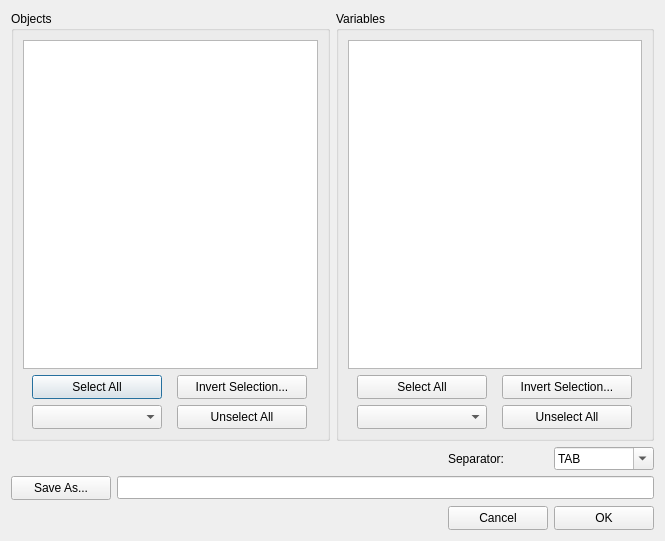
<?xml version="1.0" encoding="UTF-8"?>
<ui version="4.0">
 <class>ExportTableDialog</class>
 <widget class="QDialog" name="ExportTableDialog">
  <property name="geometry">
   <rect>
    <x>0</x>
    <y>0</y>
    <width>665</width>
    <height>541</height>
   </rect>
  </property>
  <property name="minimumSize">
   <size>
    <width>665</width>
    <height>400</height>
   </size>
  </property>
  <property name="windowTitle">
   <string>Export Table...</string>
  </property>
  <layout class="QGridLayout" name="gridLayout_7">
   <item row="0" column="0" colspan="4">
    <layout class="QGridLayout" name="gridLayout">
     <item row="0" column="0">
      <widget class="QGroupBox" name="groupBox_2">
       <property name="sizePolicy">
        <sizepolicy hsizetype="Preferred" vsizetype="Preferred">
         <horstretch>0</horstretch>
         <verstretch>0</verstretch>
        </sizepolicy>
       </property>
       <property name="minimumSize">
        <size>
         <width>280</width>
         <height>250</height>
        </size>
       </property>
       <property name="title">
        <string>Objects</string>
       </property>
       <layout class="QGridLayout" name="gridLayout_4">
        <item row="0" column="0">
         <widget class="QListView" name="listView_1">
          <property name="editTriggers">
           <set>QAbstractItemView::NoEditTriggers</set>
          </property>
          <property name="selectionMode">
           <enum>QAbstractItemView::MultiSelection</enum>
          </property>
         </widget>
        </item>
        <item row="1" column="0">
         <layout class="QGridLayout" name="gridLayout_3">
          <item row="0" column="0">
           <widget class="QPushButton" name="objselectAllButton">
            <property name="minimumSize">
             <size>
              <width>130</width>
              <height>24</height>
             </size>
            </property>
            <property name="maximumSize">
             <size>
              <width>130</width>
              <height>24</height>
             </size>
            </property>
            <property name="text">
             <string>Select All</string>
            </property>
           </widget>
          </item>
          <item row="0" column="1">
           <widget class="QPushButton" name="objinvertselectionButton">
            <property name="minimumSize">
             <size>
              <width>130</width>
              <height>24</height>
             </size>
            </property>
            <property name="maximumSize">
             <size>
              <width>130</width>
              <height>24</height>
             </size>
            </property>
            <property name="text">
             <string>Invert Selection...</string>
            </property>
           </widget>
          </item>
          <item row="1" column="0">
           <widget class="QComboBox" name="objSelectByLabel">
            <property name="minimumSize">
             <size>
              <width>130</width>
              <height>24</height>
             </size>
            </property>
            <property name="maximumSize">
             <size>
              <width>130</width>
              <height>24</height>
             </size>
            </property>
           </widget>
          </item>
          <item row="1" column="1">
           <widget class="QPushButton" name="objunselectAllButton">
            <property name="minimumSize">
             <size>
              <width>130</width>
              <height>24</height>
             </size>
            </property>
            <property name="maximumSize">
             <size>
              <width>130</width>
              <height>24</height>
             </size>
            </property>
            <property name="text">
             <string>Unselect All</string>
            </property>
           </widget>
          </item>
         </layout>
        </item>
       </layout>
      </widget>
     </item>
     <item row="0" column="1">
      <widget class="QGroupBox" name="groupBox_3">
       <property name="minimumSize">
        <size>
         <width>280</width>
         <height>250</height>
        </size>
       </property>
       <property name="title">
        <string>Variables</string>
       </property>
       <layout class="QGridLayout" name="gridLayout_6">
        <item row="0" column="0">
         <widget class="QListView" name="listView_2">
          <property name="editTriggers">
           <set>QAbstractItemView::NoEditTriggers</set>
          </property>
          <property name="selectionMode">
           <enum>QAbstractItemView::MultiSelection</enum>
          </property>
         </widget>
        </item>
        <item row="1" column="0">
         <layout class="QGridLayout" name="gridLayout_5">
          <item row="0" column="0">
           <widget class="QPushButton" name="varselectAllButton">
            <property name="minimumSize">
             <size>
              <width>130</width>
              <height>24</height>
             </size>
            </property>
            <property name="maximumSize">
             <size>
              <width>130</width>
              <height>24</height>
             </size>
            </property>
            <property name="text">
             <string>Select All</string>
            </property>
           </widget>
          </item>
          <item row="0" column="1">
           <widget class="QPushButton" name="varinvertselectionButton">
            <property name="minimumSize">
             <size>
              <width>130</width>
              <height>24</height>
             </size>
            </property>
            <property name="maximumSize">
             <size>
              <width>130</width>
              <height>24</height>
             </size>
            </property>
            <property name="text">
             <string>Invert Selection...</string>
            </property>
           </widget>
          </item>
          <item row="1" column="0">
           <widget class="QComboBox" name="varSelectByLabel">
            <property name="minimumSize">
             <size>
              <width>130</width>
              <height>24</height>
             </size>
            </property>
            <property name="maximumSize">
             <size>
              <width>130</width>
              <height>24</height>
             </size>
            </property>
           </widget>
          </item>
          <item row="1" column="1">
           <widget class="QPushButton" name="varunselectAllButton">
            <property name="minimumSize">
             <size>
              <width>130</width>
              <height>24</height>
             </size>
            </property>
            <property name="maximumSize">
             <size>
              <width>130</width>
              <height>24</height>
             </size>
            </property>
            <property name="text">
             <string>Unselect All</string>
            </property>
           </widget>
          </item>
         </layout>
        </item>
       </layout>
      </widget>
     </item>
    </layout>
   </item>
   <item row="1" column="0" colspan="2">
    <spacer name="horizontalSpacer_2">
     <property name="orientation">
      <enum>Qt::Horizontal</enum>
     </property>
     <property name="sizeHint" stdset="0">
      <size>
       <width>291</width>
       <height>20</height>
      </size>
     </property>
    </spacer>
   </item>
   <item row="1" column="2" colspan="2">
    <layout class="QGridLayout" name="gridLayout_2">
     <item row="0" column="0">
      <widget class="QLabel" name="label">
       <property name="sizePolicy">
        <sizepolicy hsizetype="Expanding" vsizetype="Fixed">
         <horstretch>0</horstretch>
         <verstretch>0</verstretch>
        </sizepolicy>
       </property>
       <property name="minimumSize">
        <size>
         <width>0</width>
         <height>23</height>
        </size>
       </property>
       <property name="maximumSize">
        <size>
         <width>159</width>
         <height>23</height>
        </size>
       </property>
       <property name="text">
        <string>Separator:</string>
       </property>
      </widget>
     </item>
     <item row="0" column="1">
      <widget class="QComboBox" name="separator">
       <property name="sizePolicy">
        <sizepolicy hsizetype="Expanding" vsizetype="Fixed">
         <horstretch>0</horstretch>
         <verstretch>0</verstretch>
        </sizepolicy>
       </property>
       <property name="minimumSize">
        <size>
         <width>0</width>
         <height>23</height>
        </size>
       </property>
       <property name="maximumSize">
        <size>
         <width>112</width>
         <height>23</height>
        </size>
       </property>
       <property name="editable">
        <bool>true</bool>
       </property>
       <item>
        <property name="text">
         <string>TAB</string>
        </property>
       </item>
       <item>
        <property name="text">
         <string>SPACE</string>
        </property>
       </item>
       <item>
        <property name="text">
         <string>,</string>
        </property>
       </item>
       <item>
        <property name="text">
         <string>;</string>
        </property>
       </item>
       <item>
        <property name="text">
         <string>&lt;CUSTOM&gt;</string>
        </property>
       </item>
      </widget>
     </item>
    </layout>
   </item>
   <item row="2" column="0">
    <widget class="QPushButton" name="saveButton">
     <property name="minimumSize">
      <size>
       <width>100</width>
       <height>24</height>
      </size>
     </property>
     <property name="maximumSize">
      <size>
       <width>100</width>
       <height>24</height>
      </size>
     </property>
     <property name="text">
      <string>Save As...</string>
     </property>
    </widget>
   </item>
   <item row="2" column="1" colspan="3">
    <widget class="QLineEdit" name="filetosave">
     <property name="sizePolicy">
      <sizepolicy hsizetype="Expanding" vsizetype="Fixed">
       <horstretch>0</horstretch>
       <verstretch>0</verstretch>
      </sizepolicy>
     </property>
     <property name="minimumSize">
      <size>
       <width>0</width>
       <height>23</height>
      </size>
     </property>
     <property name="maximumSize">
      <size>
       <width>16777215</width>
       <height>23</height>
      </size>
     </property>
    </widget>
   </item>
   <item row="3" column="0" colspan="2">
    <spacer name="horizontalSpacer">
     <property name="orientation">
      <enum>Qt::Horizontal</enum>
     </property>
     <property name="sizeHint" stdset="0">
      <size>
       <width>434</width>
       <height>20</height>
      </size>
     </property>
    </spacer>
   </item>
   <item row="3" column="2">
    <widget class="QPushButton" name="cancelButton">
     <property name="minimumSize">
      <size>
       <width>100</width>
       <height>24</height>
      </size>
     </property>
     <property name="maximumSize">
      <size>
       <width>100</width>
       <height>24</height>
      </size>
     </property>
     <property name="text">
      <string>Cancel</string>
     </property>
    </widget>
   </item>
   <item row="3" column="3">
    <widget class="QPushButton" name="okButton">
     <property name="minimumSize">
      <size>
       <width>100</width>
       <height>24</height>
      </size>
     </property>
     <property name="maximumSize">
      <size>
       <width>100</width>
       <height>24</height>
      </size>
     </property>
     <property name="text">
      <string>OK</string>
     </property>
    </widget>
   </item>
  </layout>
  <zorder>groupBox_2</zorder>
  <zorder>groupBox_3</zorder>
  <zorder>horizontalSpacer_2</zorder>
 </widget>
 <resources/>
 <connections/>
</ui>
